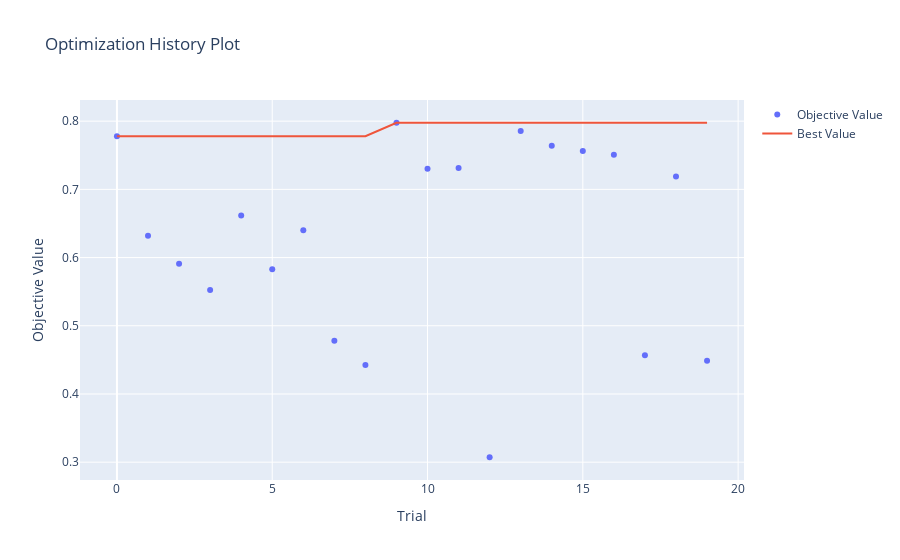

Notebook code for this chart:
### Code cell
import matplotlib.pyplot as plt

optuna.visualization.plot_optimization_history(study)

### Figure 1 — Plotly figure (JSON) as saved in the notebook; plotly's stock layout.template omitted (floating-point values rounded to 4 significant figures)
{"data": [{"mode": "markers", "name": "Objective Value", "type": "scatter", "x": [0, 1, 2, 3, 4, 5, 6, 7, 8, 9, 10, 11, 12, 13, 14, 15, 16, 17, 18, 19], "y": [0.7778, 0.632, 0.5909, 0.5524, 0.6616, 0.583, 0.6401, 0.4782, 0.4427, 0.7977, 0.7302, 0.7313, 0.3072, 0.7856, 0.764, 0.7561, 0.7508, 0.4567, 0.719, 0.4486]}, {"mode": "lines", "name": "Best Value", "type": "scatter", "x": [0, 1, 2, 3, 4, 5, 6, 7, 8, 9, 10, 11, 12, 13, 14, 15, 16, 17, 18, 19], "y": [0.7778, 0.7778, 0.7778, 0.7778, 0.7778, 0.7778, 0.7778, 0.7778, 0.7778, 0.7977, 0.7977, 0.7977, 0.7977, 0.7977, 0.7977, 0.7977, 0.7977, 0.7977, 0.7977, 0.7977]}, {"marker": {"color": "#cccccc"}, "mode": "markers", "name": "Infeasible Trial", "showlegend": false, "type": "scatter", "x": [], "y": []}], "layout": {"title": {"text": "Optimization History Plot"}, "xaxis": {"title": {"text": "Trial"}}, "yaxis": {"title": {"text": "Objective Value"}}}}
